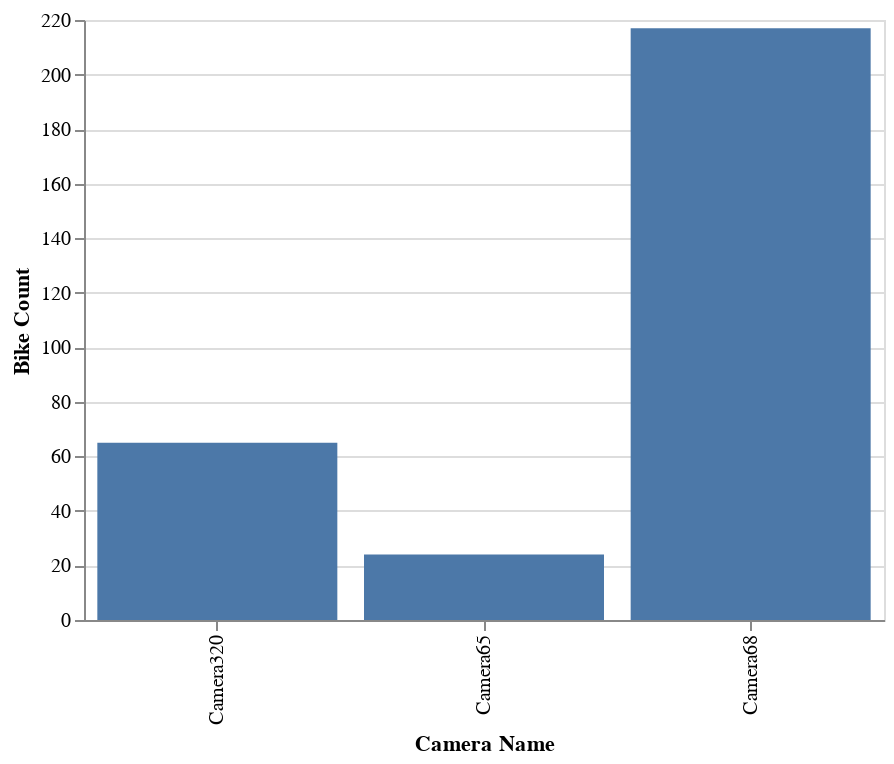

The cell this chart's notebook holds for it:
### Code cell
alt.Chart(sumed.reset_index()).mark_bar().encode(
    x= 'Camera Name',
    y='Bike Count '
)

### Figure 1 — Vega-Lite specification as saved in the notebook (floating-point values rounded to 4 significant figures)
{"$schema": "https://vega.github.io/schema/vega-lite/v2.4.1.json", "config": {"view": {"height": 300, "width": 400}}, "data": {"values": [{"Bike Count ": 65, "Camera Name": "Camera320", "Latitude": 442.6, "Longitude\n\n": -1537.0, "Ped Count": 109}, {"Bike Count ": 24, "Camera Name": "Camera65", "Latitude": 272.3, "Longitude\n\n": -945.8, "Ped Count": 44}, {"Bike Count ": 217, "Camera Name": "Camera68", "Latitude": 408.6, "Longitude\n\n": -1419.0, "Ped Count": 2268}]}, "encoding": {"x": {"field": "Camera Name", "type": "nominal"}, "y": {"field": "Bike Count ", "type": "quantitative"}}, "mark": "bar"}
